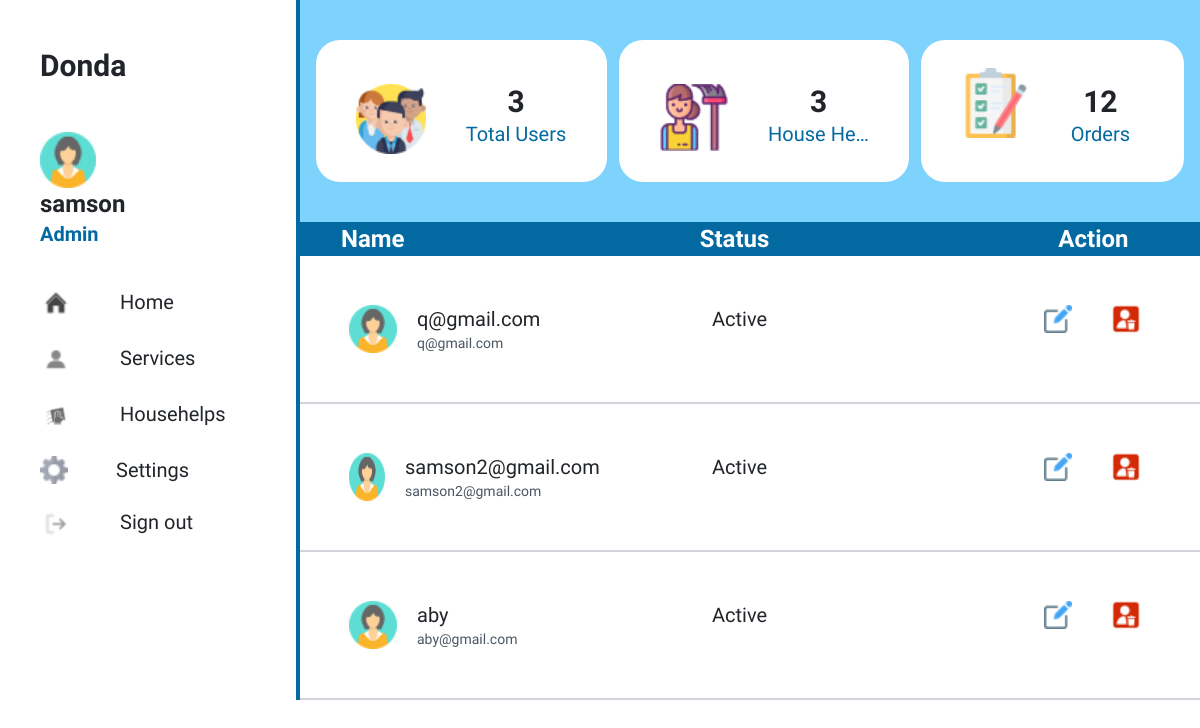
/admin/admin.php (signed in), run on the app's committed database.
### tables this page shows
CREATE TABLE `users` (
  `ID` int(11) NOT NULL,
  `username` varchar(100) NOT NULL,
  `email` varchar(100) NOT NULL,
  `password` varchar(100) NOT NULL,
  `role` int(11) NOT NULL DEFAULT 2
);

### admin/admin.php (the view, shortened to what this page needs)
<?php
require 'config.php';
if(!empty($_SESSION["ID"]) && $_SESSION["role"] == 1){
    $ID = $_SESSION["ID"];
    $result= mysqli_query($conn, "SELECT * FROM users WHERE ID = $ID");
    $user =mysqli_fetch_assoc($result);
    $result= mysqli_query($conn, "SELECT * FROM users WHERE role = 2");
    $total_users=mysqli_num_rows($result);
    $result= mysqli_query($conn, "SELECT * FROM house_helps");
    $house_helps=mysqli_num_rows($result);
     $result= mysqli_query($conn, "SELECT * FROM orders");
     $orders=mysqli_num_rows($result);
}else{
    header("Location: http://localhost/HouseHelpApp/signin.php");
}
?>
<!DOCTYPE html>
<html lang="en">
<head>
    <script src="https://cdn.tailwindcss.com"></script>
<link rel="stylesheet" href="https://maxcdn.bootstrapcdn.com/bootstrap/4.0.0/css/bootstrap.min.css">
    <link rel="stylesheet" href="../css/style.css">
</head>
<body >
    <div class="flex flex-row" id="container">
        <section class="w-1/4 border-solid border-r-4 border-sky-700 h-">
            <div id="left-panel" class="pl-10 py-5">
                <p class="font-bold text-3xl"><a href="#">Donda</a></p>
                <div class="mt-5 w-auto">
                    <img class="w-14" src="../images/girl2.png" alt="">
                    <p class="text-2xl"><b><?php echo $user["username"] ?></b></p>
                    <p class="text-sky-700 text-xl"><b>Admin</b></p>
                </div>
                <ul class="mt-10 space-y-6">
                    <div class="flex flex-row mt-6">
                        <img class="w-8" src="../images/home.png" alt="home">
                        <li class="text-xl ml-5"><a href="http://localhost/HouseHelpApp/admin/admin.php">Home</a></li>
                    </div>
                    <div class="flex flex-row mt-6">
                        <img class="w-8" src="../images/profile2.png" alt="profile">
                        <li class="text-xl ml-5"><a href="http://localhost/HouseHelpApp/admin/admin_services.php">Services</a></li>
                    </div>
                    <div class="flex flex-row mt-6">
                        <img class="w-8" src="../images/house-help.png" alt="househelps">
                        <li class="text-xl ml-5"><a href="http://localhost/HouseHelpApp/admin/admin_househelps.php">Househelps</a></li>
                    </div>
                    <div class="flex flex-row mt-6">
                        <img class="w-7" src="../images/gear.png" alt="settings">
                        <li class="text-xl ml-5"><a href="#">Settings</a></li>
                    </div>
                    <div class="flex flex-row mt-6">
                        <img class="w-8" src="../images/logout.png" alt="logout">
                        <li class="text-xl ml-5"><a href="#">Sign out</a></li>
                    </div>
                </ul>
            </div>
        </section>
        <section class="w-3/4 h-1/3">
            <div id="counter" class="px-3 py-10  flex flex-row space-x-3 bg-sky-300">
                <div class=" w-80 grid grid-cols-2 gap-2 bg-white px-10 py-7 rounded-3xl">
                    <div class="mt-3">
                        <img width="70px" src="../images/users.png" alt="">
                    </div>
                    <div class="mt-3 text-center">
                        <p class="text-3xl"><b><?php echo $total_users ?></b></p>
                        <p class="text-xl text-sky-700 truncate">Total Users</p>
                    </div>
                </div>
                <div class=" w-80 grid grid-cols-2 gap-2 bg-white px-10 py-7 rounded-3xl">
                    <div class="mt-3">
                        <img width="70px" src="../images/househelp.png" alt="">
                    </div>
                    <div class="mt-3 text-center">
                        <p class="text-3xl"><b><?php echo $house_helps ?></b></p>
                        <p class="text-xl text-sky-700 truncate">House Helps</p>
                    </div>
                </div>
                <div class=" w-72 grid grid-cols-2 gap-2 bg-white px-10 py-7 rounded-3xl">
                    <div>
                        <img width="70px" src="../images/checklist.png" alt="">
                    </div>
                    <div class="mt-3 text-center">
                        <p class="text-3xl"><b><?php echo $orders ?></b></p>
                        <p class="text-xl text-sky-700 truncate">Orders</p>
                    </div>
                </div>
            </div>
            <table width="100%">
                <tr class="grid grid-cols-3 gap-64 px-10 bg-sky-700" width="100%">
                    <th class="text-2xl text-white">Name</th>
                    <th class="text-2xl text-white">Status</th>
                    <th class="text-2xl text-white">Action</th>
                </tr>
                <?php
                $query = "SELECT * FROM users where role=2";
                $result= mysqli_query($conn, $query);
                while ($row = mysqli_fetch_array($result)){
                    ?>
                <tr class="grid grid-cols-3 gap-12  px-5 py-5 border-solid border-b-2 border-gray-300" width="100%">
                    <td class="flex flex-row space-x-5">
                        <img class="w-12" src="../images/girl2.png" alt="">
                        <div>
                            <p class="text-xl"><?php echo $row["username"] ?></p>
                            <p class="text-sm text-gray-600"><?php echo $row["email"] ?></p>
                        </div>
                    </td>
                    <td class="px-20">
                        <button class="text-xl">Active</button>
                    </td>
                    <td class="flex flex-row space-x-10 pl-32">
                        <a href=""><img class="w-7" src="../images/edit.png" alt="edit"></a>
                        <a href=""><img class="w-7" src="../images/del.png" alt="delete"></a>
                    </td>
                </tr>
                <?php
                 }
                ?>
            </table>
        </section>
    </div>
</body>
</html>

### css/style.css (style rules this page uses)
* { font-family: 'Jaldi', sans-serif; }

### data on the page
users: username "samson"
users: username "q@gmail.com", email "q@gmail.com"
users: username "samson2@gmail.com", email "samson2@gmail.com"
users: username "aby", email "aby@gmail.com"

### other printed values
$total_users "3"
$house_helps "3"
$orders "12"
